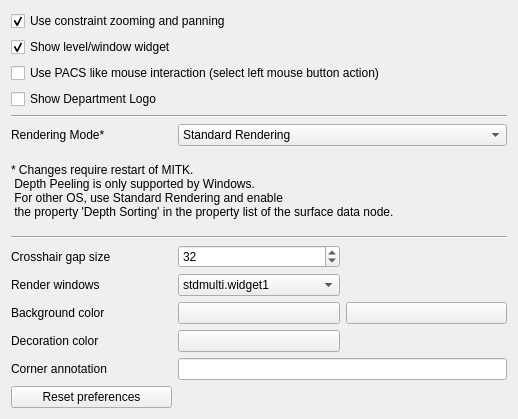
<?xml version="1.0" encoding="UTF-8"?>
<ui version="4.0">
 <class>QmitkStdMultiWidgetEditorPreferencePage</class>
 <widget class="QWidget" name="QmitkStdMultiWidgetEditorPreferencePage">
  <property name="geometry">
   <rect>
    <x>0</x>
    <y>0</y>
    <width>518</width>
    <height>419</height>
   </rect>
  </property>
  <property name="windowTitle">
   <string>External Programs</string>
  </property>
  <layout class="QGridLayout" name="gridLayout">
   <property name="verticalSpacing">
    <number>6</number>
   </property>
   <item row="2" column="0" colspan="3">
    <widget class="QCheckBox" name="m_PACSLikeMouseMode">
     <property name="layoutDirection">
      <enum>Qt::LeftToRight</enum>
     </property>
     <property name="text">
      <string>Use PACS like mouse interaction (select left mouse button action)</string>
     </property>
     <property name="tristate">
      <bool>false</bool>
     </property>
    </widget>
   </item>
   <item row="11" column="0">
    <widget class="QLabel" name="label_6">
     <property name="toolTip">
      <string>&lt;html&gt;&lt;head/&gt;&lt;body&gt;&lt;p&gt;Choose the renderwindow from the multi widget.&lt;/p&gt;&lt;/body&gt;&lt;/html&gt;</string>
     </property>
     <property name="text">
      <string>Render windows</string>
     </property>
    </widget>
   </item>
   <item row="11" column="1">
    <widget class="QComboBox" name="m_RenderWindowChooser">
     <item>
      <property name="text">
       <string>stdmulti.widget1</string>
      </property>
     </item>
     <item>
      <property name="text">
       <string>stdmulti.widget2</string>
      </property>
     </item>
     <item>
      <property name="text">
       <string>stdmulti.widget3</string>
      </property>
     </item>
     <item>
      <property name="text">
       <string>stdmulti.widget4</string>
      </property>
     </item>
    </widget>
   </item>
   <item row="1" column="0" colspan="3">
    <widget class="QCheckBox" name="m_ShowLevelWindowWidget">
     <property name="layoutDirection">
      <enum>Qt::LeftToRight</enum>
     </property>
     <property name="text">
      <string>Show level/window widget</string>
     </property>
     <property name="checked">
      <bool>true</bool>
     </property>
    </widget>
   </item>
   <item row="12" column="1">
    <widget class="QPushButton" name="m_ColorButton1">
     <property name="text">
      <string/>
     </property>
    </widget>
   </item>
   <item row="8" column="0" colspan="3">
    <widget class="QLabel" name="label">
     <property name="text">
      <string>* Changes require restart of MITK.
 Depth Peeling is only supported by Windows.
 For other OS, use Standard Rendering and enable
 the property 'Depth Sorting' in the property list of the surface data node.</string>
     </property>
    </widget>
   </item>
   <item row="15" column="1" colspan="2">
    <widget class="QLineEdit" name="m_RenderWindowDecorationText"/>
   </item>
   <item row="14" column="0">
    <widget class="QLabel" name="label_7">
     <property name="toolTip">
      <string>&lt;html&gt;&lt;head/&gt;&lt;body&gt;&lt;p&gt;The color is used for the following decorations (of each renderwindow):&lt;/p&gt;&lt;p&gt;Rectangle border&lt;/p&gt;&lt;p&gt;Corner annotation&lt;/p&gt;&lt;p&gt;Crosshair&lt;/p&gt;&lt;p&gt;Plane geometry helper objects (3D Planes)&lt;/p&gt;&lt;p&gt;Image navigator borders&lt;/p&gt;&lt;p&gt;&lt;br/&gt;&lt;/p&gt;&lt;/body&gt;&lt;/html&gt;</string>
     </property>
     <property name="text">
      <string>Decoration color</string>
     </property>
    </widget>
   </item>
   <item row="7" column="0">
    <widget class="QLabel" name="label_5">
     <property name="text">
      <string>Rendering Mode*</string>
     </property>
    </widget>
   </item>
   <item row="14" column="1">
    <widget class="QPushButton" name="m_RenderWindowDecorationColor">
     <property name="text">
      <string/>
     </property>
    </widget>
   </item>
   <item row="10" column="0">
    <widget class="QLabel" name="label_9">
     <property name="toolTip">
      <string>&lt;html&gt;&lt;head/&gt;&lt;body&gt;&lt;p&gt;The gap in the middle of the crosshair in pixels.&lt;/p&gt;&lt;/body&gt;&lt;/html&gt;</string>
     </property>
     <property name="text">
      <string>Crosshair gap size</string>
     </property>
    </widget>
   </item>
   <item row="9" column="0" colspan="3">
    <widget class="Line" name="line_3">
     <property name="orientation">
      <enum>Qt::Horizontal</enum>
     </property>
    </widget>
   </item>
   <item row="12" column="0">
    <widget class="QLabel" name="label_2">
     <property name="toolTip">
      <string>&lt;html&gt;&lt;head/&gt;&lt;body&gt;&lt;p&gt;If two colors are set, a gradient background is generated.&lt;/p&gt;&lt;/body&gt;&lt;/html&gt;</string>
     </property>
     <property name="text">
      <string>Background color</string>
     </property>
    </widget>
   </item>
   <item row="7" column="1" colspan="2">
    <widget class="QComboBox" name="m_RenderingMode">
     <item>
      <property name="text">
       <string>Standard Rendering</string>
      </property>
     </item>
     <item>
      <property name="text">
       <string>Enable Multisampling (Antialiasing)</string>
      </property>
     </item>
     <item>
      <property name="text">
       <string>Enable Depth Peeling</string>
      </property>
     </item>
    </widget>
   </item>
   <item row="15" column="0">
    <widget class="QLabel" name="label_8">
     <property name="toolTip">
      <string>The small text on the button left of each renderwindow.</string>
     </property>
     <property name="text">
      <string>Corner annotation</string>
     </property>
    </widget>
   </item>
   <item row="16" column="0">
    <widget class="QPushButton" name="m_ResetButton">
     <property name="text">
      <string>Reset preferences</string>
     </property>
    </widget>
   </item>
   <item row="4" column="0" colspan="3">
    <widget class="Line" name="line">
     <property name="orientation">
      <enum>Qt::Horizontal</enum>
     </property>
    </widget>
   </item>
   <item row="12" column="2">
    <widget class="QPushButton" name="m_ColorButton2">
     <property name="text">
      <string/>
     </property>
    </widget>
   </item>
   <item row="0" column="0" colspan="3">
    <widget class="QCheckBox" name="m_EnableFlexibleZooming">
     <property name="toolTip">
      <string>&lt;html&gt;&lt;head/&gt;&lt;body&gt;&lt;p&gt;If activated, zooming and panning is limited to a certain space arround each image.&lt;/p&gt;&lt;/body&gt;&lt;/html&gt;</string>
     </property>
     <property name="layoutDirection">
      <enum>Qt::LeftToRight</enum>
     </property>
     <property name="text">
      <string>Use constraint zooming and panning</string>
     </property>
     <property name="checked">
      <bool>true</bool>
     </property>
    </widget>
   </item>
   <item row="10" column="1">
    <widget class="QSpinBox" name="m_CrosshairGapSize">
     <property name="value">
      <number>32</number>
     </property>
    </widget>
   </item>
   <item row="3" column="0">
    <widget class="QCheckBox" name="m_ShowDepartmentLogo">
     <property name="text">
      <string>Show Department Logo</string>
     </property>
    </widget>
   </item>
  </layout>
 </widget>
 <resources/>
 <connections/>
</ui>
